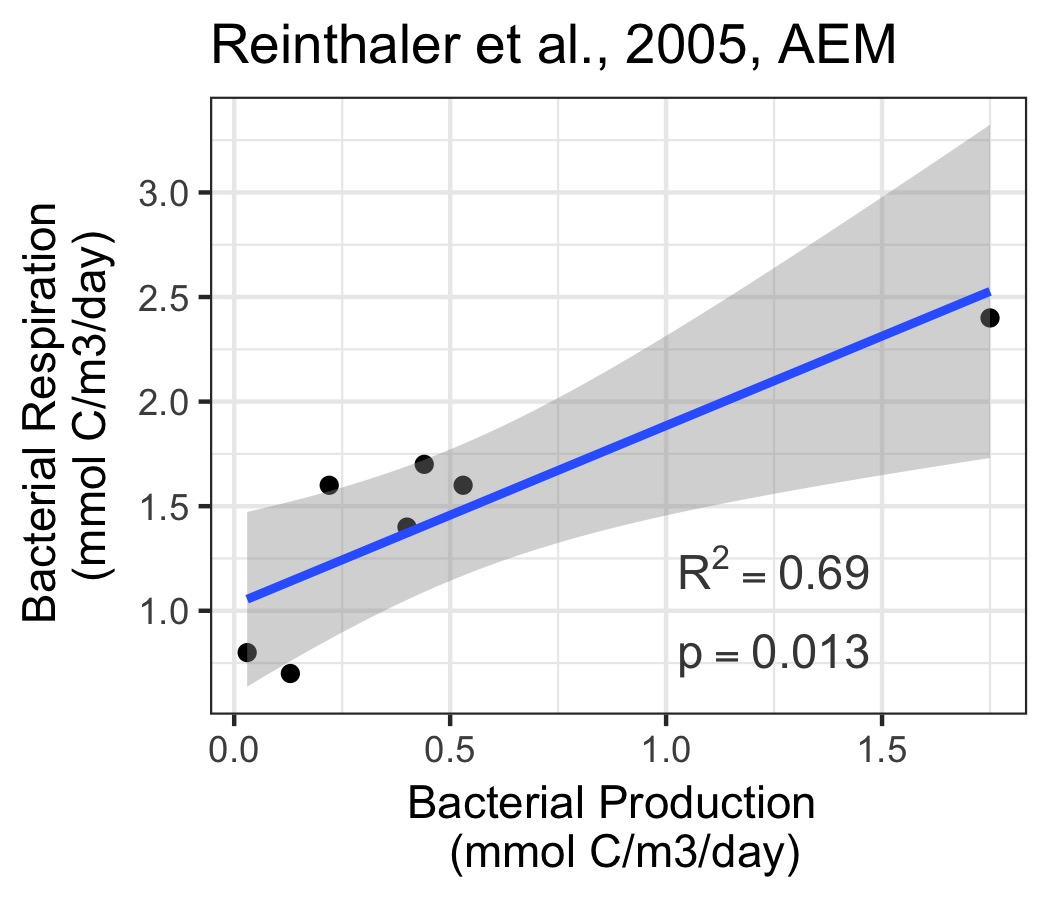

Write the R code that produced this figure.
# Reinthaler et al., 2005
# Relationship between Bacterioplankton Richness, Respiration, and Production in the Southern North Sea

bac_prod <- c(1.75, 0.53, 0.44, 0.22, 0.13, 0.03, 0.40)
bac_resp <- c(2.4, 1.6, 1.7, 1.6, 0.7, 0.8, 1.4)

df <- data.frame(bac_prod, bac_resp)

## 1. Run the linear model
lm_BR_BP <- lm(bac_resp ~ bac_prod, data = df)

## 2. Extract the R2 and p-value from the linear model: 
lm_BR_BP_lab <- paste("atop(R^2 ==", round(summary(lm_BR_BP)$adj.r.squared, digits = 2), ",",
                                   "p ==", round(unname(summary(lm_BR_BP)$coefficients[,4][2]), digits = 3), ")")

ggplot(df, aes(x = bac_prod, bac_resp)) + 
  geom_point() + theme_bw() +
  ggtitle("Reinthaler et al., 2005, AEM") + 
  labs(x = "Bacterial Production \n (mmol C/m3/day)", y = "Bacterial Respiration \n(mmol C/m3/day)") + 
  geom_smooth(method = "lm") +
  annotate("text", x=1.25, y=1, label=lm_BR_BP_lab, parse = TRUE, color = "#424645", size = 4) +
  theme(legend.title = element_blank(), legend.position ="bottom", 
        legend.text = element_text(size = 14))

ggsave("BP_vs_BR.jpeg", width = 3.5, height =3)